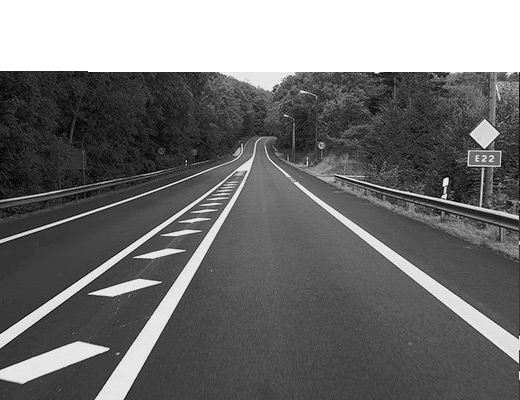
#> input picture Python/bmp_gray.bmp, 520 x 400 px
$ python parallel_image_generator.py
#> lines starting #> are read from the running program, lines starting #| are printed output that depends on the picture
# -*- coding: utf-8 -*-
import numpy as np
import cv2
img = cv2.imread("bmp_gray.bmp")
#> img is the input picture: shape (400, 520, 3); min 0, max 255, mean 114.4

# [9 lines of commented-out code are left out]
a = np.zeros(img.shape)
for i in range(1, len(img)):
    for j in range(len(img[i])):
        for k in range(len(img[i][j])):
            #print(img[i][j][k])
            a[i-1][j][k] = img[i][j][k]

cv2.imwrite('down.bmp', a)

#shift 1 bit up
a = np.zeros(img.shape)
for i in range(len(img)-1):
    for j in range(len(img[i])):
        for k in range(len(img[i][j])):
            #print(img[i][j][k])
            a[i+1][j][k] = img[i][j][k]
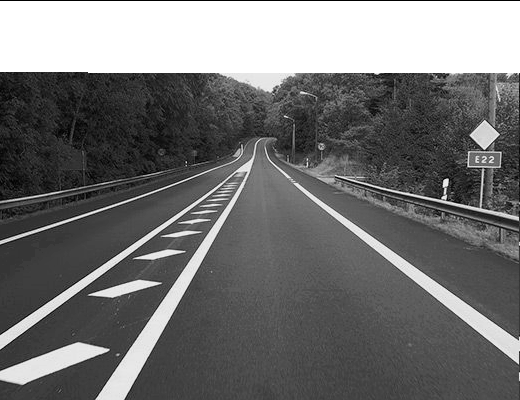
#> a: shape (400, 520, 3) float64; min 0, max 255, mean 114.2

cv2.imwrite('up.bmp', a)

#shift 1 bit left
a = np.zeros(img.shape)
for i in range(len(img)):
    for j in range(1, len(img[i])):
        for k in range(len(img[i][j])):
            #print(img[i][j][k])
            a[i][j-1][k] = img[i][j][k]
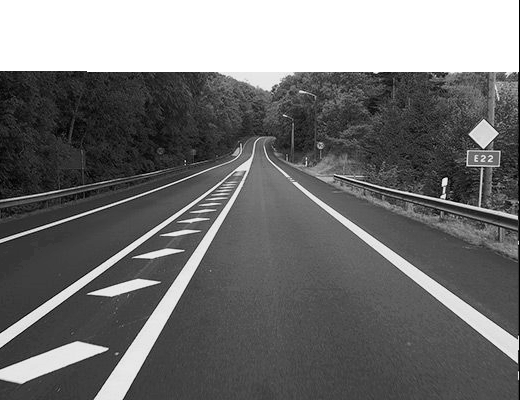
#> a: shape (400, 520, 3) float64; min 0, max 255, mean 114.2

cv2.imwrite('left.bmp', a)

#shift 1 bit right
a = np.zeros(img.shape)
for i in range(len(img)):
    for j in range(len(img[i])-1):
        for k in range(len(img[i][j])):
            #print(img[i][j][k])
            a[i][j+1][k] = img[i][j][k]
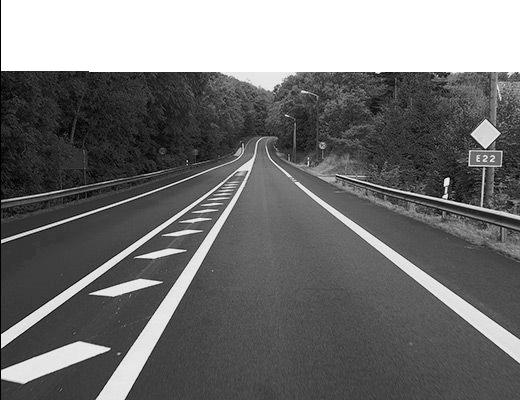
#> a: shape (400, 520, 3) float64; min 0, max 255, mean 114.2

cv2.imwrite('right.bmp', a)

#shift 1 bit down 1 bit left
a = np.zeros(img.shape)
for i in range(1, len(img)):
    for j in range(1, len(img[i])):
        for k in range(len(img[i][j])):
            #print(img[i][j][k])
            a[i-1][j-1][k] = img[i][j][k]
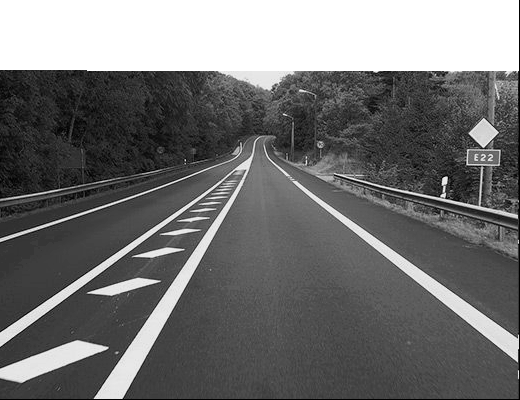
#> a: shape (400, 520, 3) float64; min 0, max 255, mean 113.6

cv2.imwrite('leftdown.bmp', a)

#shift 1 bit up
a = np.zeros(img.shape)
for i in range(len(img)-1):
    for j in range(len(img[i])-1):
        for k in range(len(img[i][j])):
            #print(img[i][j][k])
            a[i+1][j+1][k] = img[i][j][k]
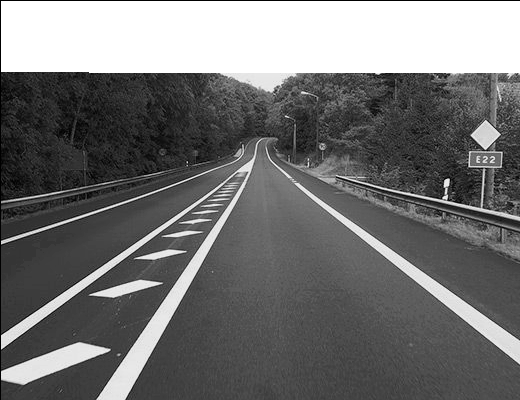
#> a: shape (400, 520, 3) float64; min 0, max 255, mean 114.1

cv2.imwrite('rightup.bmp', a)

#shift 1 bit left
a = np.zeros(img.shape)
for i in range(len(img)-1):
    for j in range(1, len(img[i])):
        for k in range(len(img[i][j])):
            #print(img[i][j][k])
            a[i+1][j-1][k] = img[i][j][k]
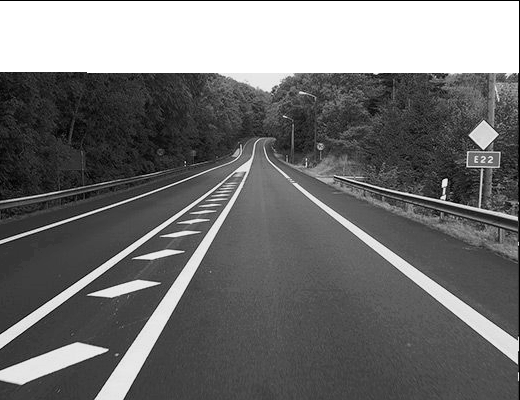
#> a: shape (400, 520, 3) float64; min 0, max 255, mean 114.1

cv2.imwrite('leftup.bmp', a)

#shift 1 bit right
a = np.zeros(img.shape)
for i in range(1, len(img)):
    for j in range(len(img[i])-1):
        for k in range(len(img[i][j])):
            #print(img[i][j][k])
            a[i-1][j+1][k] = img[i][j][k]
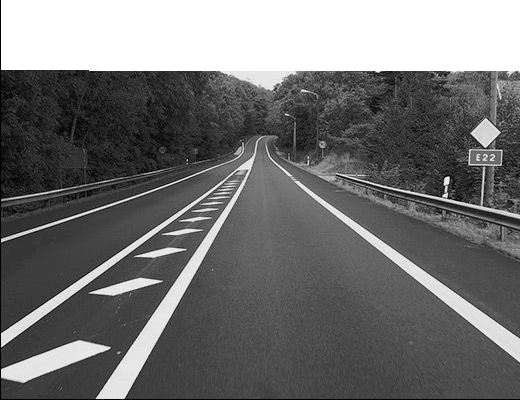
#> a: shape (400, 520, 3) float64; min 0, max 255, mean 113.6

cv2.imwrite('rightdown.bmp', a)
